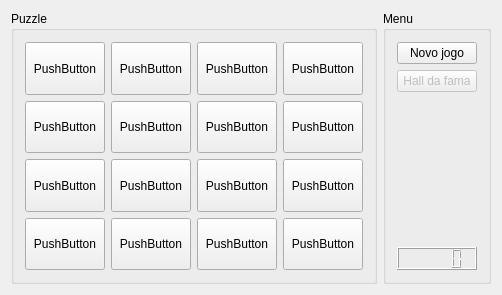
<?xml version="1.0" encoding="UTF-8"?>
<ui version="4.0">
 <class>InterfaceDoJogo</class>
 <widget class="QWidget" name="InterfaceDoJogo">
  <property name="geometry">
   <rect>
    <x>0</x>
    <y>0</y>
    <width>500</width>
    <height>295</height>
   </rect>
  </property>
  <property name="windowTitle">
   <string>InterfaceDoJogo</string>
  </property>
  <layout class="QGridLayout" name="gridLayout_2">
   <item row="0" column="0">
    <widget class="QGroupBox" name="Puzzle">
     <property name="sizePolicy">
      <sizepolicy hsizetype="Expanding" vsizetype="Expanding">
       <horstretch>0</horstretch>
       <verstretch>0</verstretch>
      </sizepolicy>
     </property>
     <property name="title">
      <string>Puzzle</string>
     </property>
     <layout class="QGridLayout" name="gridLayout">
      <item row="0" column="0">
       <widget class="QPushButton" name="peca1">
        <property name="sizePolicy">
         <sizepolicy hsizetype="Preferred" vsizetype="Preferred">
          <horstretch>0</horstretch>
          <verstretch>0</verstretch>
         </sizepolicy>
        </property>
        <property name="text">
         <string>PushButton</string>
        </property>
       </widget>
      </item>
      <item row="0" column="1">
       <widget class="QPushButton" name="peca2">
        <property name="sizePolicy">
         <sizepolicy hsizetype="Preferred" vsizetype="Preferred">
          <horstretch>0</horstretch>
          <verstretch>0</verstretch>
         </sizepolicy>
        </property>
        <property name="text">
         <string>PushButton</string>
        </property>
       </widget>
      </item>
      <item row="0" column="2">
       <widget class="QPushButton" name="peca3">
        <property name="sizePolicy">
         <sizepolicy hsizetype="Preferred" vsizetype="Preferred">
          <horstretch>0</horstretch>
          <verstretch>0</verstretch>
         </sizepolicy>
        </property>
        <property name="text">
         <string>PushButton</string>
        </property>
       </widget>
      </item>
      <item row="0" column="3">
       <widget class="QPushButton" name="peca4">
        <property name="sizePolicy">
         <sizepolicy hsizetype="Preferred" vsizetype="Preferred">
          <horstretch>0</horstretch>
          <verstretch>0</verstretch>
         </sizepolicy>
        </property>
        <property name="text">
         <string>PushButton</string>
        </property>
       </widget>
      </item>
      <item row="1" column="0">
       <widget class="QPushButton" name="peca5">
        <property name="sizePolicy">
         <sizepolicy hsizetype="Preferred" vsizetype="Preferred">
          <horstretch>0</horstretch>
          <verstretch>0</verstretch>
         </sizepolicy>
        </property>
        <property name="text">
         <string>PushButton</string>
        </property>
       </widget>
      </item>
      <item row="1" column="1">
       <widget class="QPushButton" name="peca6">
        <property name="sizePolicy">
         <sizepolicy hsizetype="Preferred" vsizetype="Preferred">
          <horstretch>0</horstretch>
          <verstretch>0</verstretch>
         </sizepolicy>
        </property>
        <property name="text">
         <string>PushButton</string>
        </property>
       </widget>
      </item>
      <item row="1" column="2">
       <widget class="QPushButton" name="peca7">
        <property name="sizePolicy">
         <sizepolicy hsizetype="Preferred" vsizetype="Preferred">
          <horstretch>0</horstretch>
          <verstretch>0</verstretch>
         </sizepolicy>
        </property>
        <property name="text">
         <string>PushButton</string>
        </property>
       </widget>
      </item>
      <item row="1" column="3">
       <widget class="QPushButton" name="peca8">
        <property name="sizePolicy">
         <sizepolicy hsizetype="Preferred" vsizetype="Preferred">
          <horstretch>0</horstretch>
          <verstretch>0</verstretch>
         </sizepolicy>
        </property>
        <property name="text">
         <string>PushButton</string>
        </property>
       </widget>
      </item>
      <item row="2" column="0">
       <widget class="QPushButton" name="peca9">
        <property name="sizePolicy">
         <sizepolicy hsizetype="Preferred" vsizetype="Preferred">
          <horstretch>0</horstretch>
          <verstretch>0</verstretch>
         </sizepolicy>
        </property>
        <property name="text">
         <string>PushButton</string>
        </property>
       </widget>
      </item>
      <item row="2" column="1">
       <widget class="QPushButton" name="peca10">
        <property name="sizePolicy">
         <sizepolicy hsizetype="Preferred" vsizetype="Preferred">
          <horstretch>0</horstretch>
          <verstretch>0</verstretch>
         </sizepolicy>
        </property>
        <property name="text">
         <string>PushButton</string>
        </property>
       </widget>
      </item>
      <item row="2" column="2">
       <widget class="QPushButton" name="peca11">
        <property name="sizePolicy">
         <sizepolicy hsizetype="Preferred" vsizetype="Preferred">
          <horstretch>0</horstretch>
          <verstretch>0</verstretch>
         </sizepolicy>
        </property>
        <property name="text">
         <string>PushButton</string>
        </property>
       </widget>
      </item>
      <item row="2" column="3">
       <widget class="QPushButton" name="peca12">
        <property name="sizePolicy">
         <sizepolicy hsizetype="Preferred" vsizetype="Preferred">
          <horstretch>0</horstretch>
          <verstretch>0</verstretch>
         </sizepolicy>
        </property>
        <property name="text">
         <string>PushButton</string>
        </property>
       </widget>
      </item>
      <item row="3" column="0">
       <widget class="QPushButton" name="peca13">
        <property name="sizePolicy">
         <sizepolicy hsizetype="Preferred" vsizetype="Preferred">
          <horstretch>0</horstretch>
          <verstretch>0</verstretch>
         </sizepolicy>
        </property>
        <property name="text">
         <string>PushButton</string>
        </property>
       </widget>
      </item>
      <item row="3" column="1">
       <widget class="QPushButton" name="peca14">
        <property name="sizePolicy">
         <sizepolicy hsizetype="Preferred" vsizetype="Preferred">
          <horstretch>0</horstretch>
          <verstretch>0</verstretch>
         </sizepolicy>
        </property>
        <property name="text">
         <string>PushButton</string>
        </property>
       </widget>
      </item>
      <item row="3" column="2">
       <widget class="QPushButton" name="peca15">
        <property name="sizePolicy">
         <sizepolicy hsizetype="Preferred" vsizetype="Preferred">
          <horstretch>0</horstretch>
          <verstretch>0</verstretch>
         </sizepolicy>
        </property>
        <property name="text">
         <string>PushButton</string>
        </property>
       </widget>
      </item>
      <item row="3" column="3">
       <widget class="QPushButton" name="peca16">
        <property name="sizePolicy">
         <sizepolicy hsizetype="Preferred" vsizetype="Preferred">
          <horstretch>0</horstretch>
          <verstretch>0</verstretch>
         </sizepolicy>
        </property>
        <property name="text">
         <string>PushButton</string>
        </property>
       </widget>
      </item>
     </layout>
     <zorder>peca1</zorder>
     <zorder>peca13</zorder>
     <zorder>peca5</zorder>
     <zorder>peca9</zorder>
     <zorder>peca2</zorder>
     <zorder>peca14</zorder>
     <zorder>peca6</zorder>
     <zorder>peca10</zorder>
     <zorder>peca3</zorder>
     <zorder>peca15</zorder>
     <zorder>peca7</zorder>
     <zorder>peca11</zorder>
     <zorder>peca4</zorder>
     <zorder>peca16</zorder>
     <zorder>peca8</zorder>
     <zorder>peca12</zorder>
    </widget>
   </item>
   <item row="0" column="1">
    <widget class="QGroupBox" name="Menu">
     <property name="sizePolicy">
      <sizepolicy hsizetype="Fixed" vsizetype="Preferred">
       <horstretch>0</horstretch>
       <verstretch>0</verstretch>
      </sizepolicy>
     </property>
     <property name="title">
      <string>Menu</string>
     </property>
     <layout class="QVBoxLayout" name="verticalLayout">
      <item>
       <widget class="QPushButton" name="newGame">
        <property name="sizePolicy">
         <sizepolicy hsizetype="Preferred" vsizetype="Preferred">
          <horstretch>0</horstretch>
          <verstretch>0</verstretch>
         </sizepolicy>
        </property>
        <property name="text">
         <string>Novo jogo</string>
        </property>
       </widget>
      </item>
      <item>
       <widget class="QPushButton" name="hallOfFame">
        <property name="enabled">
         <bool>false</bool>
        </property>
        <property name="sizePolicy">
         <sizepolicy hsizetype="Preferred" vsizetype="Preferred">
          <horstretch>0</horstretch>
          <verstretch>0</verstretch>
         </sizepolicy>
        </property>
        <property name="text">
         <string>Hall da fama</string>
        </property>
       </widget>
      </item>
      <item>
       <spacer name="verticalSpacer">
        <property name="orientation">
         <enum>Qt::Vertical</enum>
        </property>
        <property name="sizeHint" stdset="0">
         <size>
          <width>20</width>
          <height>148</height>
         </size>
        </property>
       </spacer>
      </item>
      <item>
       <widget class="QLCDNumber" name="gameTimer">
        <property name="sizePolicy">
         <sizepolicy hsizetype="Preferred" vsizetype="Preferred">
          <horstretch>0</horstretch>
          <verstretch>0</verstretch>
         </sizepolicy>
        </property>
       </widget>
      </item>
     </layout>
    </widget>
   </item>
  </layout>
 </widget>
 <layoutdefault spacing="6" margin="11"/>
 <resources/>
 <connections/>
</ui>
